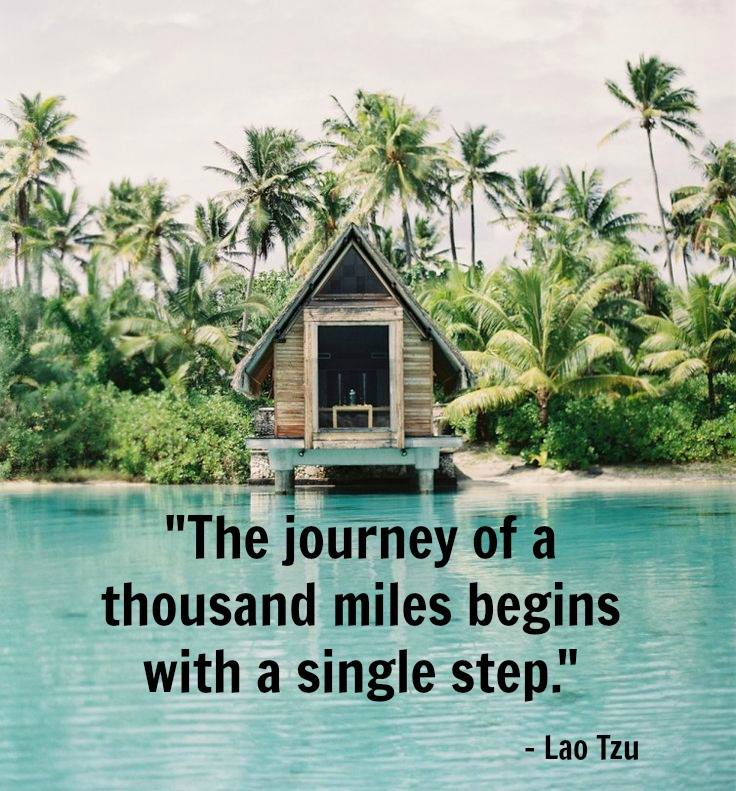
#> input picture lao.jpg, 736 x 791 px
$ python main.py   (Python 2 division)   (older library calls are emulated)
#> lines starting #> are read from the running program, lines starting #| are printed output that depends on the picture; after the words box and inside, x2 and y2 are one past the last pixel; in counts of white or black regions, pixels touching at a corner belong together
### userimageski.py
import numpy as np
from skimage.io import imread
from skimage.filter import threshold_otsu
from skimage.transform import resize
import cPickle
from matplotlib import pyplot as plt
from skimage.morphology import closing, square
from skimage.measure import regionprops
from skimage import restoration
from skimage import measure
from skimage.color import label2rgb
import matplotlib.patches as mpatches

class UserData(object):
    """
    class in charge of dealing with User Image input.
    the methods provided are finalized to process the image and return
    the text contained in it.
    """

    def __init__(self, image_file):
        """
        reads the image provided by the user as grey scale and preprocesses it.
        """
#> called with image_file = 'lao.jpg'
        self.image = imread(image_file, as_grey=True)
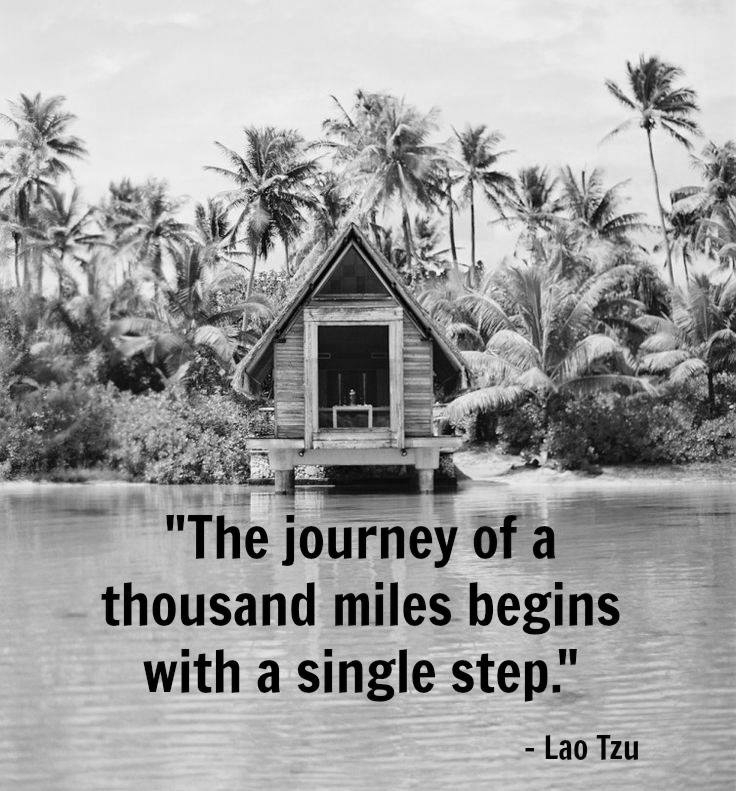
#> self.image: shape (791, 736) float64; min 0, max 0.997, mean 0.625
        self.preprocess_image()

#############################################################################################################

    def preprocess_image(self):
        """
        Denoises and increases contrast.
        """
        #total variation denoising method
        image = restoration.denoise_tv_chambolle(self.image, weight=0.1)
        #otsu's method
        thresh = threshold_otsu(image)
#> thresh = 0.518
        #a dilation followed by an erosion
        self.bw = closing(image > thresh, square(2))
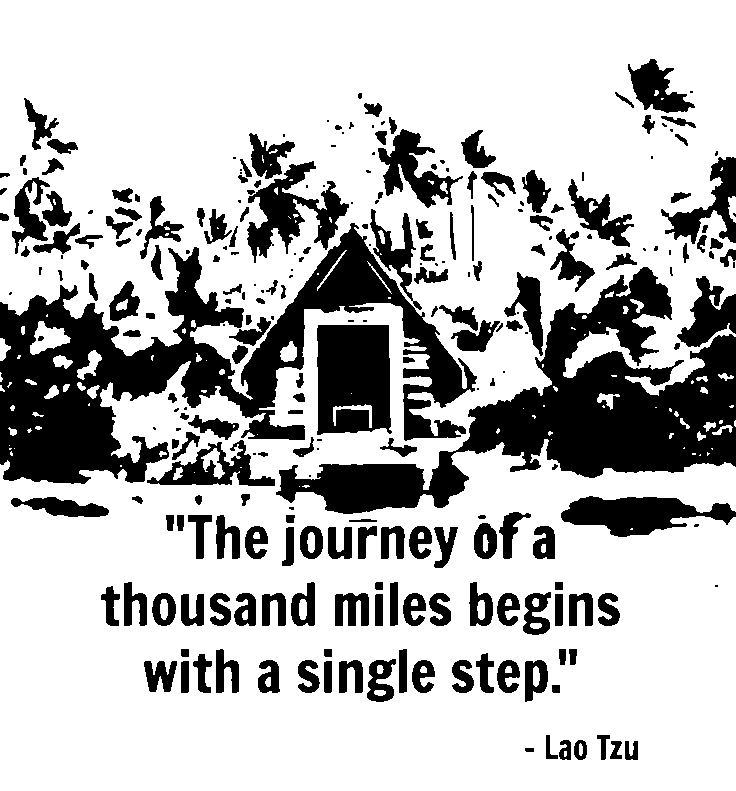
#> self.bw: shape (791, 736) bool; 73.5% white; 258 black regions (71 under 20 px), largest, box (x1, y1, x2, y2) and area: (0, 223, 477, 484) 40832, (276, 267, 736, 514) 36277, (317, 325, 392, 435) 7444
        self.cleared = self.bw.copy()
        return self.cleared

############################################################################################################################

    def plot_preprocessed_image(self):
        """
        plots pre-processed image. The plotted image is the same as obtained at the end
        of the get_text_candidates method.
        """

        image = restoration.denoise_tv_chambolle(self.image, weight=0.1)
        fig, ax = plt.subplots(ncols=1, nrows=1, figsize=(12, 12))
        ax.imshow(image)

        thresh = threshold_otsu(image)
#> thresh = 0.518
        bw = closing(image > thresh, square(2))

        fig, ax = plt.subplots(ncols=1, nrows=1, figsize=(12, 12))
        ax.imshow(bw)

        cleared = bw.copy()
        # give rectangles
        label_image = measure.label(cleared)
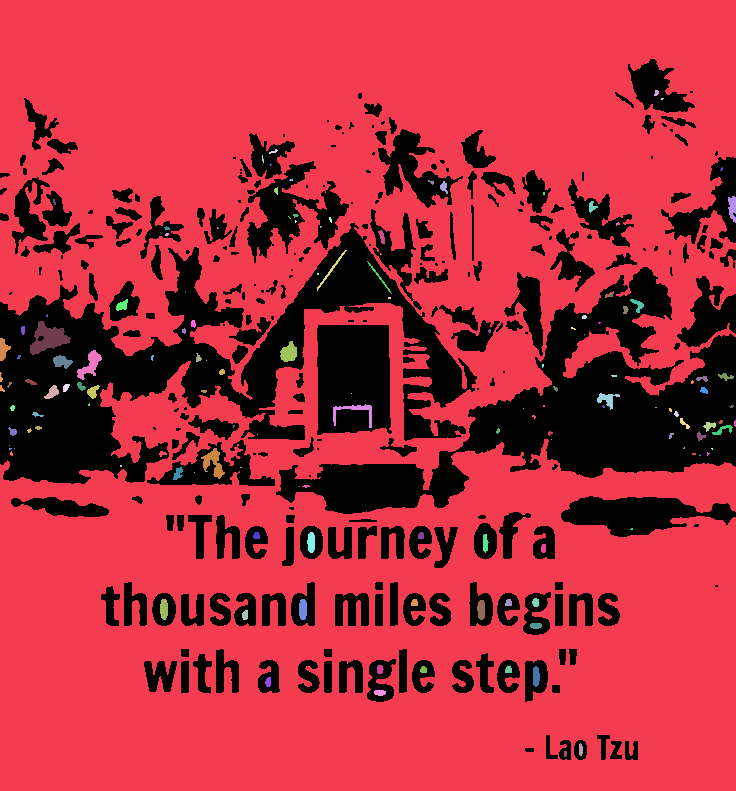
#> label_image: shape (791, 736) int32; 141 distinct labels, from 0 to 140; one colour per label, 0 black
        #borders = np.logical_xor(bw, cleared)


        #label_image[borders] = -1
        #add label to original image
        image_label_overlay = label2rgb(label_image, image=image)
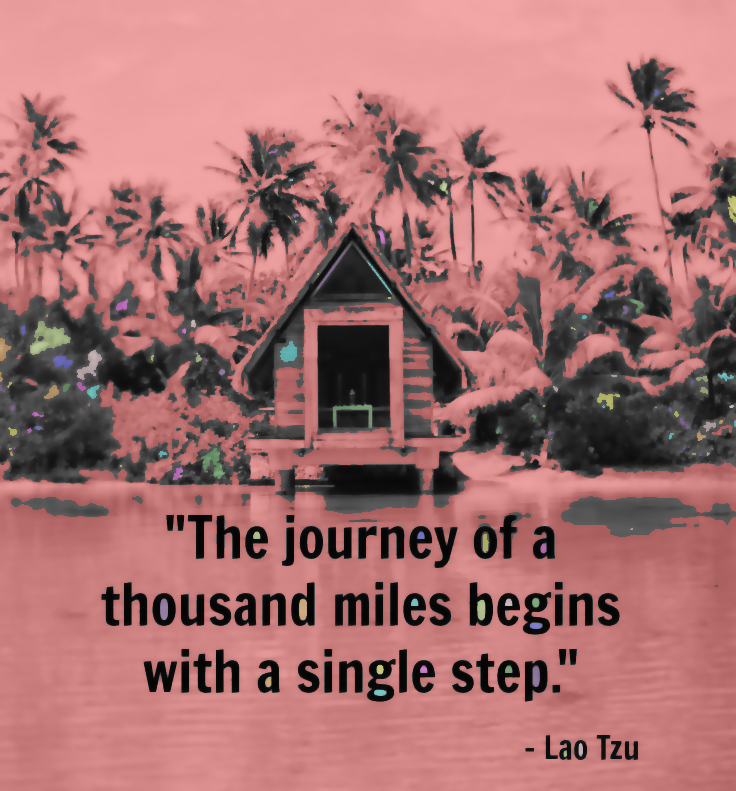
#> image_label_overlay: shape (791, 736, 3) float64; mean R, G, B 0.656, 0.439, 0.439

        fig, ax = plt.subplots(ncols=1, nrows=1, figsize=(12, 12))
        ax.imshow(image_label_overlay)

        #Measure properties of labeled image regions.
        for region in regionprops(label_image):
            if region.area < 10:
                continue

            minr, minc, maxr, maxc = region.bbox
            rect = mpatches.Rectangle((minc, minr), maxc - minc, maxr - minr,
                                      fill=False, edgecolor='red', linewidth=2)
            ax.add_patch(rect)
#> this loop made 140 passes
#> (minr, minc, maxr, maxc) on passes 1, 2, 4, 5, 9, 10, 11, 13, 14, 15, 16, 18: (0, 0, 791, 736), (90, 654, 96, 659), (149, 269, 154, 278), (155, 262, 163, 264), (180, 428, 185, 434), (181, 440, 194, 448), (187, 274, 195, 278), (196, 728, 223, 736), (199, 53, 205, 56), (201, 589, 213, 598), (214, 293, 218, 299), (217, 329, 223, 332)

        plt.show()
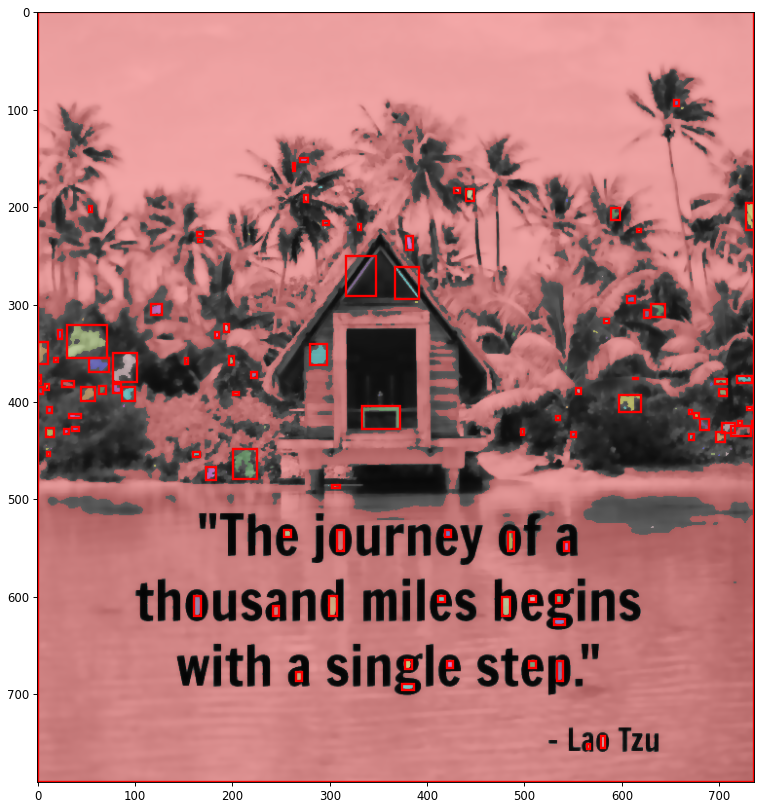
#> figure drawn by matplotlib, 1 panel

############################################################################################################

    def get_text_candidates(self):
        """
        identifies objects in the image. Gets contours, draws rectangles around them
        and saves the rectangles as individual images.
        """
        label_image = measure.label(self.cleared)
        borders = np.logical_xor(self.bw, self.cleared)
#> borders: shape (791, 736) bool; every value is 0
        label_image[borders] = -1


        coordinates = []
        i=0

        for region in regionprops(label_image):
            if region.area > 10:
                minr, minc, maxr, maxc = region.bbox
                margin = 3
                minr, minc, maxr, maxc = minr-margin, minc-margin, maxr+margin, maxc+margin
                #get the small pic . region of image
                roi = self.image[minr:maxr, minc:maxc]
                #ensure it's a 2 dimensiong pic
                if roi.shape[0]*roi.shape[1] == 0:
                    continue
                else:
                    if i==0:
                        samples = resize(roi, (20,20))
                        coordinates.append(region.bbox)
                        i+=1
                    elif i==1:
                        roismall = resize(roi, (20,20))
                        samples = np.concatenate((samples[None,:,:], roismall[None,:,:]), axis=0)
                        coordinates.append(region.bbox)
                        i+=1
                    else:
                        roismall = resize(roi, (20,20))
                        samples = np.concatenate((samples[:,:,:], roismall[None,:,:]), axis=0)
                        coordinates.append(region.bbox)
#> this loop made 140 passes
#> (minr, minc, maxr, maxc, i) on passes 1 to 2: (-3, -3, 794, 739, 1), (87, 651, 99, 662, 2)
#> (minr, minc, maxr, maxc) on passes 4, 9, 10, 11, 13, 14: (146, 266, 157, 281), (177, 425, 188, 437), (178, 437, 197, 451), (184, 271, 198, 281), (193, 725, 226, 739), (196, 50, 208, 59)
#> pass 1, in get_text_candidates, `samples = resize(roi, (20,20))`:
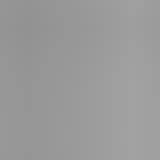
#> samples: shape (20, 20) float64 (shown 8 times larger); min 0.574, max 0.636, mean 0.605

        self.candidates = {
                    'fullscale': samples,
                    'flattened': samples.reshape((samples.shape[0], -1)),
                    'coordinates': np.array(coordinates)
                    }

        print('Images After Contour Detection')
        print('Fullscale: ', self.candidates['fullscale'].shape)
#| Fullscale:  (87, 20, 20)
        print('Flattened: ', self.candidates['flattened'].shape)
#| Flattened:  (87, 400)
        print('Contour Coordinates: ', self.candidates['coordinates'].shape)
#| Contour Coordinates:  (87, 4)
        print('============================================================')

        return self.candidates

##########################################################################################################################

    def select_text_among_candidates(self, model_filename2):
        """
        it takes as argument a pickle model and predicts whether the detected objects
        contain text or not.
        """
        with open(model_filename2, 'rb') as fin:
            model = cPickle.load(fin)

        is_text = model.predict(self.candidates['flattened'])


        self.to_be_classified = {
                                 'fullscale': self.candidates['fullscale'][is_text == '1'],
                                 'flattened': self.candidates['flattened'][is_text == '1'],
                                 'coordinates': self.candidates['coordinates'][is_text == '1']
                                 }

        print('Images After Text Detection')
        print('Fullscale: ', self.to_be_classified['fullscale'].shape)
        print('Flattened: ', self.to_be_classified['flattened'].shape)
        print('Contour Coordinates: ', self.to_be_classified['coordinates'].shape)
        print('Rectangles Identified as NOT containing Text '+str(self.candidates['coordinates'].shape[0]-self.to_be_classified['coordinates'].shape[0])+' out of '+str(self.candidates['coordinates'].shape[0]))
        print('============================================================')


        return self.to_be_classified

####################################################################################################

    # [60 lines left out: functions classify_text, realign_text, not called in this run]

############################################################################################################################

    def plot_to_check(self, what_to_plot, title):
        """
        plots images at several steps of the whole pipeline, just to check output.
        what_to_plot is the name of the dictionary to be plotted
        """
#> called with title = 'Total Objects Detected'
        n_images = what_to_plot['fullscale'].shape[0]

        fig = plt.figure(figsize=(12, 12))

        if n_images <=100:
            if n_images < 100:
                total = range(n_images)
            elif n_images == 100:
                total = range(100)

            for i in total:
                ax = fig.add_subplot(10, 10, i + 1, xticks=[], yticks=[])
                ax.imshow(what_to_plot['fullscale'][i], cmap="Greys_r")
                if 'predicted_char' in what_to_plot:
                    ax.text(-6, 8, str(what_to_plot['predicted_char'][i]), fontsize=22, color='red')
            plt.suptitle(title, fontsize=20)
            plt.show()
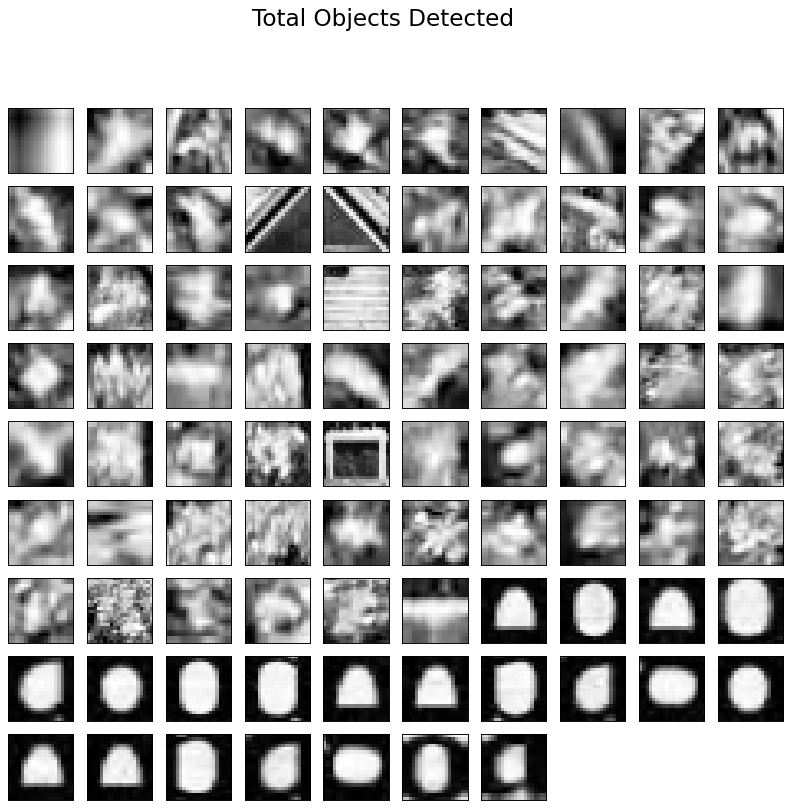
#> figure drawn by matplotlib, 87 panels
        else:
            total = list(np.random.choice(n_images, 100))
            for i, j in enumerate(total):
                ax = fig.add_subplot(10, 10, i + 1, xticks=[], yticks=[])
                ax.imshow(what_to_plot['fullscale'][j], cmap="Greys_r")
                if 'predicted_char' in what_to_plot:
                    ax.text(-6, 8, str(what_to_plot['predicted_char'][j]), fontsize=22, color='red')
            plt.suptitle(title, fontsize=20)
            plt.show()


### main.py
from userimageski import UserData

if __name__ == '__main__':

    ##### the following code includes all the steps to get from a raw image to a prediction.
    ##### the working code is the uncommented one.
    ##### the two pickle models which are passed as argument to the select_text_among_candidates
    ##### and classify_text methods are obviously the result of a previously implemented pipeline.
    ##### just for the purpose of clearness below the code is provided.
    ##### I want to emphasize that the commented code is the one necessary to get the models trained.

    # creates instance of class and loads image

    user = UserData('lao.jpg')
    # plots preprocessed image
    user.plot_preprocessed_image()
    print 'preprocessed image!!!'
    # detects objects in preprocessed image
    candidates = user.get_text_candidates()
    print 'get_text_candidates!!!'
    # plots objects detected
    user.plot_to_check(candidates, 'Total Objects Detected')
    print 'objects detected!!!'
    # selects objects containing text
    maybe_text = user.select_text_among_candidates('E:/1_MachineLearning/ImageTextRecognition-master/linearsvc-hog-fulltrain2-90.pickle')
#> (reads linearsvc-hog-fulltrain2-90.pickle from the repository)
#> (the run stopped early here; a loop or call above may not have finished)
